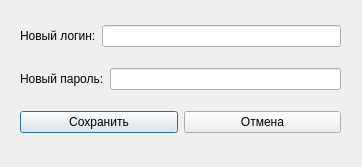
<?xml version="1.0" encoding="UTF-8"?>
<ui version="4.0">
 <class>Dialog</class>
 <widget class="QDialog" name="Dialog">
  <property name="geometry">
   <rect>
    <x>0</x>
    <y>0</y>
    <width>362</width>
    <height>167</height>
   </rect>
  </property>
  <property name="windowTitle">
   <string>Dialog</string>
  </property>
  <widget class="QWidget" name="verticalLayoutWidget">
   <property name="geometry">
    <rect>
     <x>20</x>
     <y>10</y>
     <width>321</width>
     <height>141</height>
    </rect>
   </property>
   <layout class="QVBoxLayout" name="verticalLayout">
    <item>
     <layout class="QHBoxLayout" name="horizontalLayout">
      <item>
       <widget class="QLabel" name="label">
        <property name="text">
         <string>Новый логин:</string>
        </property>
       </widget>
      </item>
      <item>
       <widget class="QLineEdit" name="lineEdit"/>
      </item>
     </layout>
    </item>
    <item>
     <layout class="QHBoxLayout" name="horizontalLayout_2">
      <item>
       <widget class="QLabel" name="label_2">
        <property name="text">
         <string>Новый пароль:</string>
        </property>
       </widget>
      </item>
      <item>
       <widget class="QLineEdit" name="lineEdit_2"/>
      </item>
     </layout>
    </item>
    <item>
     <layout class="QHBoxLayout" name="horizontalLayout_3">
      <item>
       <widget class="QPushButton" name="pushButton">
        <property name="text">
         <string>Сохранить</string>
        </property>
       </widget>
      </item>
      <item>
       <widget class="QPushButton" name="pushButton_2">
        <property name="text">
         <string>Отмена</string>
        </property>
       </widget>
      </item>
     </layout>
    </item>
   </layout>
  </widget>
 </widget>
 <resources/>
 <connections/>
</ui>
